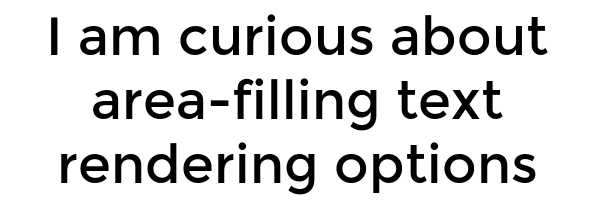
#> input picture sample.png, 600 x 200 px
$ python -i frame_service.py   (imports and definitions only)
#> lines starting #> are read from the running program, lines starting #| are printed output that depends on the picture; after the words box and inside, x2 and y2 are one past the last pixel; in counts of white or black regions, pixels touching at a corner belong together
import cv2
import numpy
from pytesseract import pytesseract


class TrackBar:
    def __init__(self, name: str, track_type: str):
        self.window_name = name
        self.track_type = track_type

    # [11 lines left out: function track, not called in this run]


class FrameService:
    # [74 lines left out: functions rescale_frame, gray_frame, rectangle_mark_frame, text_sign_frame, invert_frame, normalize_frame and 1 more, not called in this run]

    @staticmethod
    def threshold_frame(frame: numpy.ndarray,
                        threshold: int = 127,
                        max_val: int = 255,
                        method: str = 'binary') -> numpy.ndarray:
        """
        Threshold checks/modified pixels by specified range.
        eg. if pixel < 127 -> pixel = 0; else pixel = 255 (binary method)
        There is bunch of algorithms which decides how to modify pixels which met requirements.
        :param frame: Frame to be modified
        :param threshold: Value below which pixel will be modified to lowest
        :param max_val: Max value to be injected
        :param method: Method of threshold
        :return: Threshold frame
        """
        method_map = {
            'binary': cv2.THRESH_BINARY,
            'binary_inv': cv2.THRESH_BINARY_INV,
        }
        ret, thresh1 = cv2.threshold(frame, threshold, max_val, method_map[method])
        return thresh1

    # [105 lines left out: functions low_pass_frame, median_pass_frame, high_pass_frame, red_frame, rotate_frame, inc_bright_frame and 2 more, not called in this run]

    @staticmethod
    def skeletonize_frame(frame: numpy.ndarray) -> numpy.ndarray:
        """
        Skeletonize frame by continuously dilating and eroding threshed frame.
        :param frame: Frame to be modified
        :return: Skeleton of frame
        """
        current_frame = FrameService.threshold_frame(frame)
        skeleton = numpy.zeros(current_frame.shape, numpy.uint8)

        kernel = cv2.getStructuringElement(cv2.MORPH_CROSS, (3, 3))

        while True:
            eroded = cv2.erode(current_frame, kernel)
            dilated = cv2.dilate(eroded, kernel)
            temp = cv2.subtract(current_frame, dilated)
            skeleton = cv2.bitwise_or(skeleton, temp)
            current_frame = eroded.copy()
            if cv2.countNonZero(current_frame) == 0:
                break
        return skeleton

    # [22 lines left out: functions dilated_frame, detect_text_frame, not called in this run]

>>> import cv2
>>> picture = cv2.imread('../sample.png')
#> picture is the input picture: shape (200, 600, 3); min 0, max 255, mean 218.3
>>> result = FrameService().skeletonize_frame(picture)
#> in threshold_frame, `ret, thresh1 = cv2.threshold(frame, threshold, max_val, method_map[met..`:
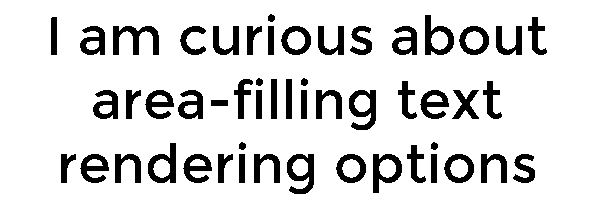
#> thresh1: shape (200, 600, 3); 85.5% white; 52 black regions, largest, box (x1, y1, x2, y2) and area: (113, 26, 159, 55) 645, (349, 90, 376, 130) 588, (287, 154, 314, 194) 588
#> in threshold_frame, `ret, thresh1 = cv2.threshold(frame, threshold, max_val, method_map[met..`: ret = 127
#> the loop in skeletonize_frame, `while True:` made 1 pass
#> pass 1, in skeletonize_frame, `eroded = cv2.erode(current_frame, kernel)`:
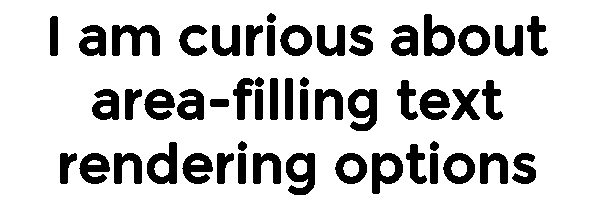
#> eroded: shape (200, 600, 3); 80.4% white; 52 black regions, largest, box (x1, y1, x2, y2) and area: (112, 25, 160, 56) 869, (348, 89, 377, 131) 784, (286, 153, 315, 195) 784
#> pass 1, in skeletonize_frame, `dilated = cv2.dilate(eroded, kernel)`:
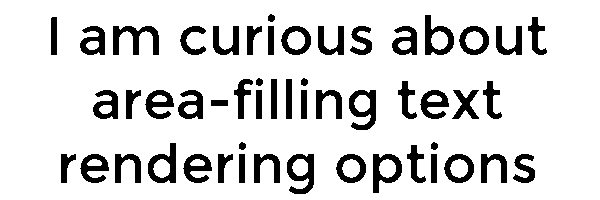
#> dilated: shape (200, 600, 3); 85.4% white; 52 black regions, largest, box (x1, y1, x2, y2) and area: (113, 26, 159, 55) 647, (349, 90, 376, 130) 592, (287, 154, 314, 194) 592
#> pass 1, in skeletonize_frame, `temp = cv2.subtract(current_frame, dilated)`:
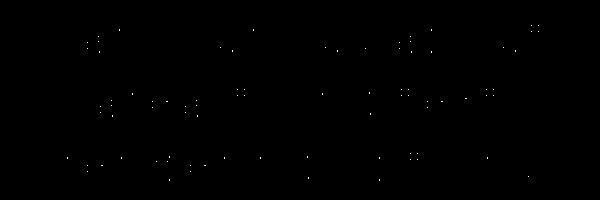
#> temp: shape (200, 600, 3); 0.09% white in thin lines or dots, all inside (x1, y1, x2, y2) = (67, 25, 539, 181)
#> (the run stopped early here; a loop or call above may not have finished)
